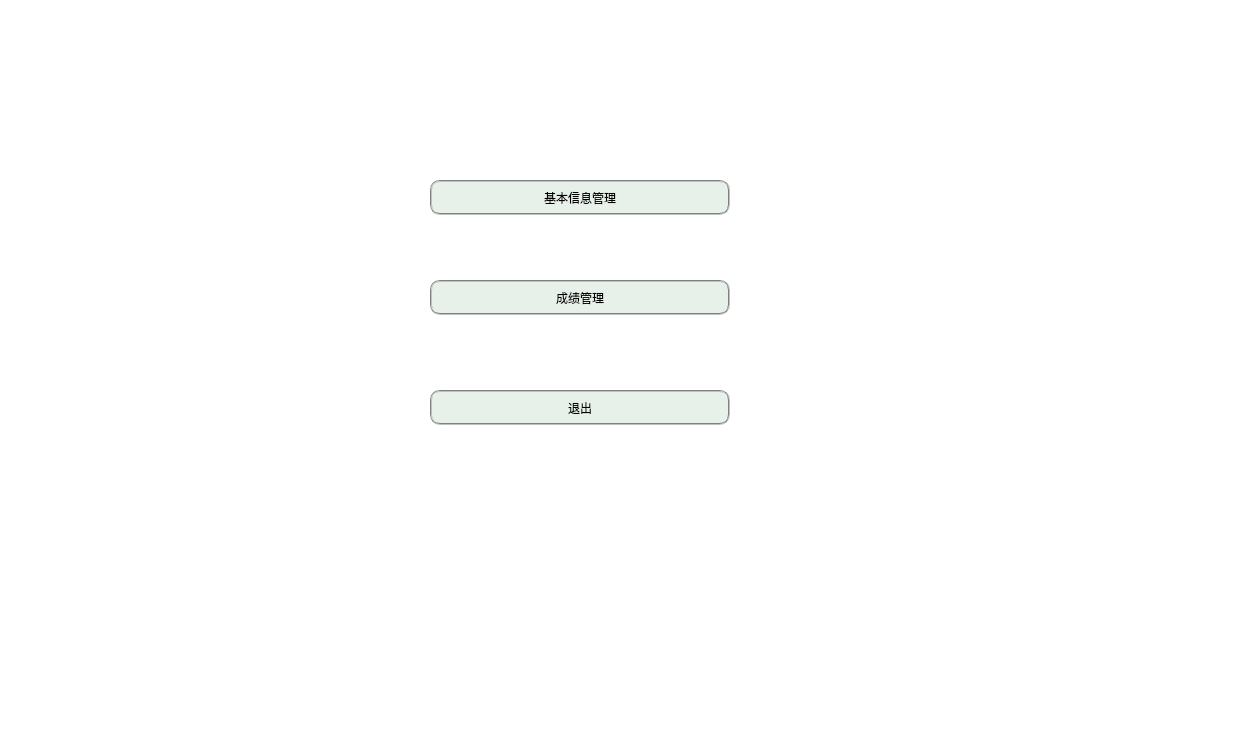
<?xml version="1.0" encoding="UTF-8"?>
<ui version="4.0">
 <class>MainWindowManager</class>
 <widget class="QMainWindow" name="MainWindowManager">
  <property name="geometry">
   <rect>
    <x>0</x>
    <y>0</y>
    <width>1250</width>
    <height>750</height>
   </rect>
  </property>
  <property name="windowTitle">
   <string>教务员端</string>
  </property>
  <property name="styleSheet">
   <string notr="true">background-color: rgb(255, 255, 255);
font: 12pt &quot;幼圆&quot;;</string>
  </property>
  <widget class="QWidget" name="centralwidget">
   <widget class="QPushButton" name="baseBtn">
    <property name="geometry">
     <rect>
      <x>430</x>
      <y>180</y>
      <width>300</width>
      <height>35</height>
     </rect>
    </property>
    <property name="styleSheet">
     <string notr="true">border:2px groove gray;border-radius:10px;padding:2px 4px;
background-color: rgb(231, 240, 233);</string>
    </property>
    <property name="text">
     <string>基本信息管理</string>
    </property>
   </widget>
   <widget class="QPushButton" name="gBtn">
    <property name="geometry">
     <rect>
      <x>430</x>
      <y>280</y>
      <width>300</width>
      <height>35</height>
     </rect>
    </property>
    <property name="styleSheet">
     <string notr="true">border:2px groove gray;border-radius:10px;padding:2px 4px;
background-color: rgb(231, 240, 233);</string>
    </property>
    <property name="text">
     <string>成绩管理</string>
    </property>
   </widget>
   <widget class="QPushButton" name="backBtn">
    <property name="geometry">
     <rect>
      <x>430</x>
      <y>390</y>
      <width>300</width>
      <height>35</height>
     </rect>
    </property>
    <property name="styleSheet">
     <string notr="true">border:2px groove gray;border-radius:10px;padding:2px 4px;
background-color: rgb(231, 240, 233);</string>
    </property>
    <property name="text">
     <string>退出</string>
    </property>
   </widget>
  </widget>
  <widget class="QMenuBar" name="menubar">
   <property name="geometry">
    <rect>
     <x>0</x>
     <y>0</y>
     <width>1250</width>
     <height>26</height>
    </rect>
   </property>
  </widget>
  <widget class="QStatusBar" name="statusbar"/>
 </widget>
 <resources/>
 <connections>
  <connection>
   <sender>backBtn</sender>
   <signal>clicked()</signal>
   <receiver>MainWindowManager</receiver>
   <slot>close()</slot>
   <hints>
    <hint type="sourcelabel">
     <x>525</x>
     <y>379</y>
    </hint>
    <hint type="destinationlabel">
     <x>626</x>
     <y>365</y>
    </hint>
   </hints>
  </connection>
 </connections>
</ui>
